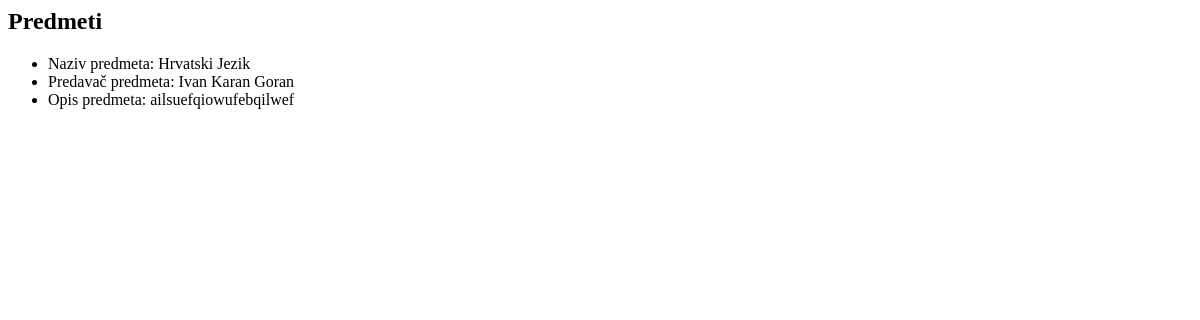
Page /main/predmeti/ on the earlier database version.
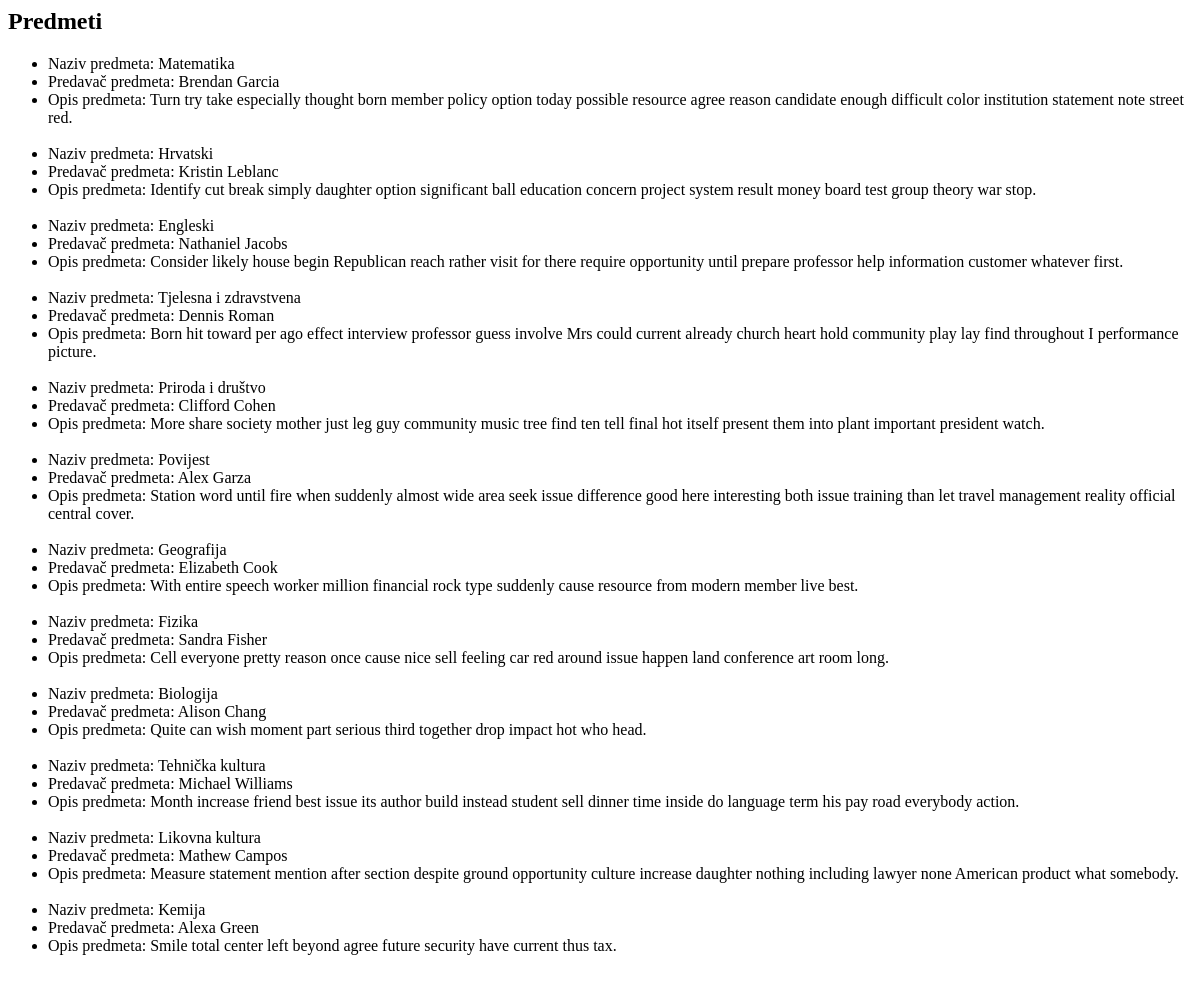
Same page on the later database version.
### main/models.py (models this page shows, shortened)
class Predmet(models.Model):
    predmet_naziv = models.CharField(max_length=100)
    predmet_opis = models.TextField()
    predmet_predavac = models.ForeignKey(Profesor, on_delete=models.CASCADE)
    ucionica = models.OneToOneField(
        Ucionica,
        on_delete=models.CASCADE,
        default = "0",
        primary_key=True,
    )
    class Meta:
        verbose_name_plural = "Predmeti"
        verbose_name = "Predmet"

class Profesor(models.Model):
    profesor_ime = models.CharField(max_length=100)
    profesor_prezime = models.CharField(max_length=100)
    profesor_placa = models.PositiveIntegerField()
    class Meta:
        verbose_name_plural = "Profesori"
    def __str__(self):
        return f"{self.profesor_ime} {self.profesor_prezime}"

### main/views.py (the view)
# urls.py: path('predmeti/', PredmetList.as_view()),
class PredmetList(ListView):
    model = Predmet

### main/templates/main/predmet_list.html
{% block content %}
    <h2>Predmeti</h2>
    <ul>
        {% for predmet in object_list %}
            <li>
                Naziv predmeta: {{ predmet.predmet_naziv }}<br>
            </li>
            <li>
                Predavač predmeta: {{predmet.predmet_predavac}} <br>
            </li>
            <li>
                Opis predmeta: {{ predmet.predmet_opis }} <br>
            </li>
            <br>
        {% endfor %}
    </ul>
{% endblock %}

Differences in the rows shown:
removed Predmet: predmet_naziv "Hrvatski Jezik", predmet_predavac "Ivan Karan Goran", predmet_opis "ailsuefqiowufebqilwef"
added Predmet: predmet_naziv "Matematika", predmet_predavac "Brendan Garcia", predmet_opis "Turn try take especially thought born member policy option today possible resource agree reason candidate enough difficult color institution statement note street red."
added Predmet: predmet_naziv "Hrvatski", predmet_predavac "Kristin Leblanc", predmet_opis "Identify cut break simply daughter option significant ball education concern project system result money board test group theory war stop."
added Predmet: predmet_naziv "Engleski", predmet_predavac "Nathaniel Jacobs", predmet_opis "Consider likely house begin Republican reach rather visit for there require opportunity until prepare professor help information customer whatever first."
added Predmet: predmet_naziv "Tjelesna i zdravstvena", predmet_predavac "Dennis Roman", predmet_opis "Born hit toward per ago effect interview professor guess involve Mrs could current already church heart hold community play lay find throughout I performance picture."
added Predmet: predmet_naziv "Priroda i društvo", predmet_predavac "Clifford Cohen", predmet_opis "More share society mother just leg guy community music tree find ten tell final hot itself present them into plant important president watch."
added Predmet: predmet_naziv "Povijest", predmet_predavac "Alex Garza", predmet_opis "Station word until fire when suddenly almost wide area seek issue difference good here interesting both issue training than let travel management reality official central cover."
added Predmet: predmet_naziv "Geografija", predmet_predavac "Elizabeth Cook", predmet_opis "With entire speech worker million financial rock type suddenly cause resource from modern member live best."
added Predmet: predmet_naziv "Fizika", predmet_predavac "Sandra Fisher", predmet_opis "Cell everyone pretty reason once cause nice sell feeling car red around issue happen land conference art room long."
added Predmet: predmet_naziv "Biologija", predmet_predavac "Alison Chang", predmet_opis "Quite can wish moment part serious third together drop impact hot who head."
added Predmet: predmet_naziv "Tehnička kultura", predmet_predavac "Michael Williams", predmet_opis "Month increase friend best issue its author build instead student sell dinner time inside do language term his pay road everybody action."
added Predmet: predmet_naziv "Likovna kultura", predmet_predavac "Mathew Campos", predmet_opis "Measure statement mention after section despite ground opportunity culture increase daughter nothing including lawyer none American product what somebody."
added Predmet: predmet_naziv "Kemija", predmet_predavac "Alexa Green", predmet_opis "Smile total center left beyond agree future security have current thus tax."
